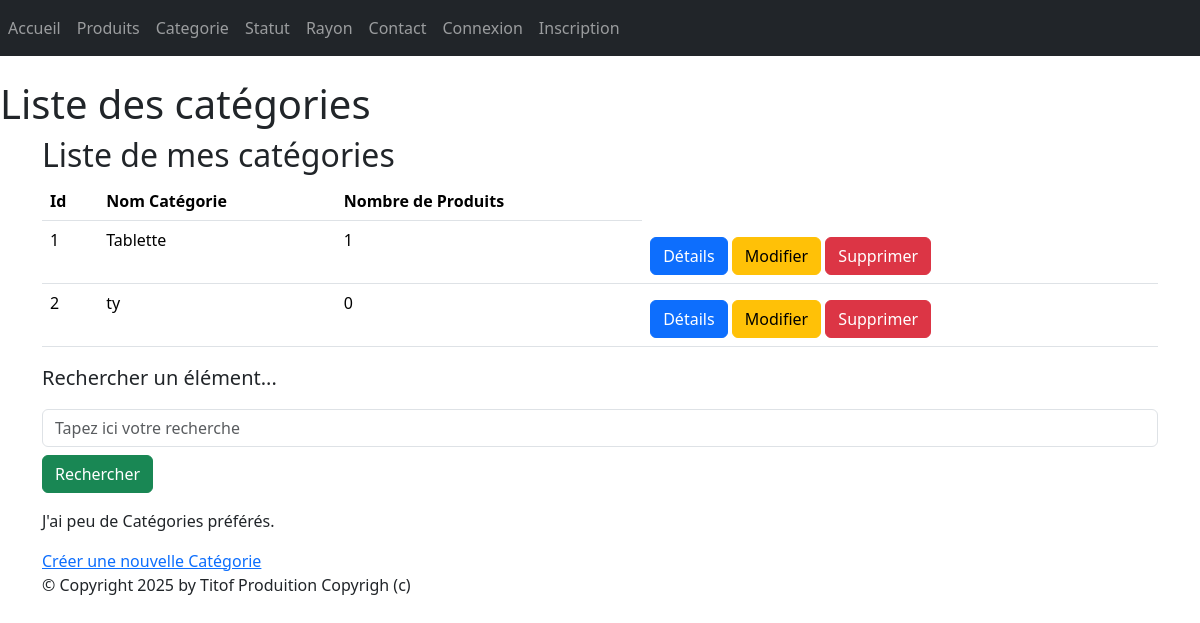
Screenshot of /monApp/categoriess/ with the database file from the repository.
### monApp/models.py (models this page shows, shortened)
class Categorie(models.Model):
    idCat = models.AutoField(primary_key=True)
    nomCat = models.CharField(max_length=100)

### monApp/views.py (the view)
# urls.py: path("categoriess/", views.CategorieListView.as_view(), name="lst_cate"),
class CategorieListView(ListView):
    model = Categorie
    template_name = "monApp/list_categories.html"
    context_object_name = "categories"
    def get_queryset(self):
        query = self.request.GET.get('search')
        if query:
            return Categorie.objects.filter(nomCat__icontains=query).annotate(nb_produits=Count('produits'))
        return Categorie.objects.annotate(nb_produits=Count('produits'))
    def get_context_data(self, **kwargs):
        context = super(CategorieListView, self).get_context_data(**kwargs)
        context['titremenu'] = "Liste de mes catégories"
        return context

### monApp/templates/monApp/list_categories.html
{% extends 'monApp/base.html' %}
{% block menu %}
<h1>Liste des catégories</h1>
{% endblock %}
{% block contenu %}
    <h2>{{titremenu}}</h2>
    <table class="table">
        <thead>
            <th>Id</th>
            <th>Nom Catégorie</th>
            <th>Nombre de Produits</th>
        </thead>
        <tbody>
            {% for cate in categories %}
            <tr>
                <td>{{ cate.idCat }} </td>
                <td>{{ cate.nomCat }} </td>
                <td>{{ cate.nb_produits }} </td>
                <td>
                <a href="{% url 'dtl_cate' cate.idCat %}" class="btn btn-primary mt-2">Détails</a>
                <a href="{% url 'cate-chng' cate.idCat %}" class="btn btn-warning mt-2">Modifier</a>
                <a href="{% url 'dlt-cate' cate.idCat %}" class="btn btn-danger mt-2">Supprimer</a>
                </td>
            </tr>
            {% endfor %}
        </tbody>
    </table>
    <p class="lead mb-3 ml-0">Rechercher un élément...</p>
    <form method="GET" action="">
        <input class="form-control" type="text" name="search" placeholder="Tapez ici votre recherche"
        value="{{ request.GET.search }}">
        <button type="submit" class="btn btn-success mt-2">Rechercher</button>
    </form>
    <p>
    J'ai
    {% if cate|length < 5 %}
    peu de
    {% elif cate|length < 10 %}
    quelques
    {% else %}
    beaucoup de
    {% endif %}
    Catégories préférés.
    </p>
    <a href="{% url 'crt-cate' %}">Créer une nouvelle Catégorie</a>
{% endblock %}

### static/style.css (style rules this page uses)
h1 { color: red }

### rows the page displays
Categorie: idCat "1", nomCat "Tablette", nb_produits "1"
Categorie: idCat "2", nomCat "ty", nb_produits "0"

### other values shown
{{ titremenu }} "Liste de mes catégories"
